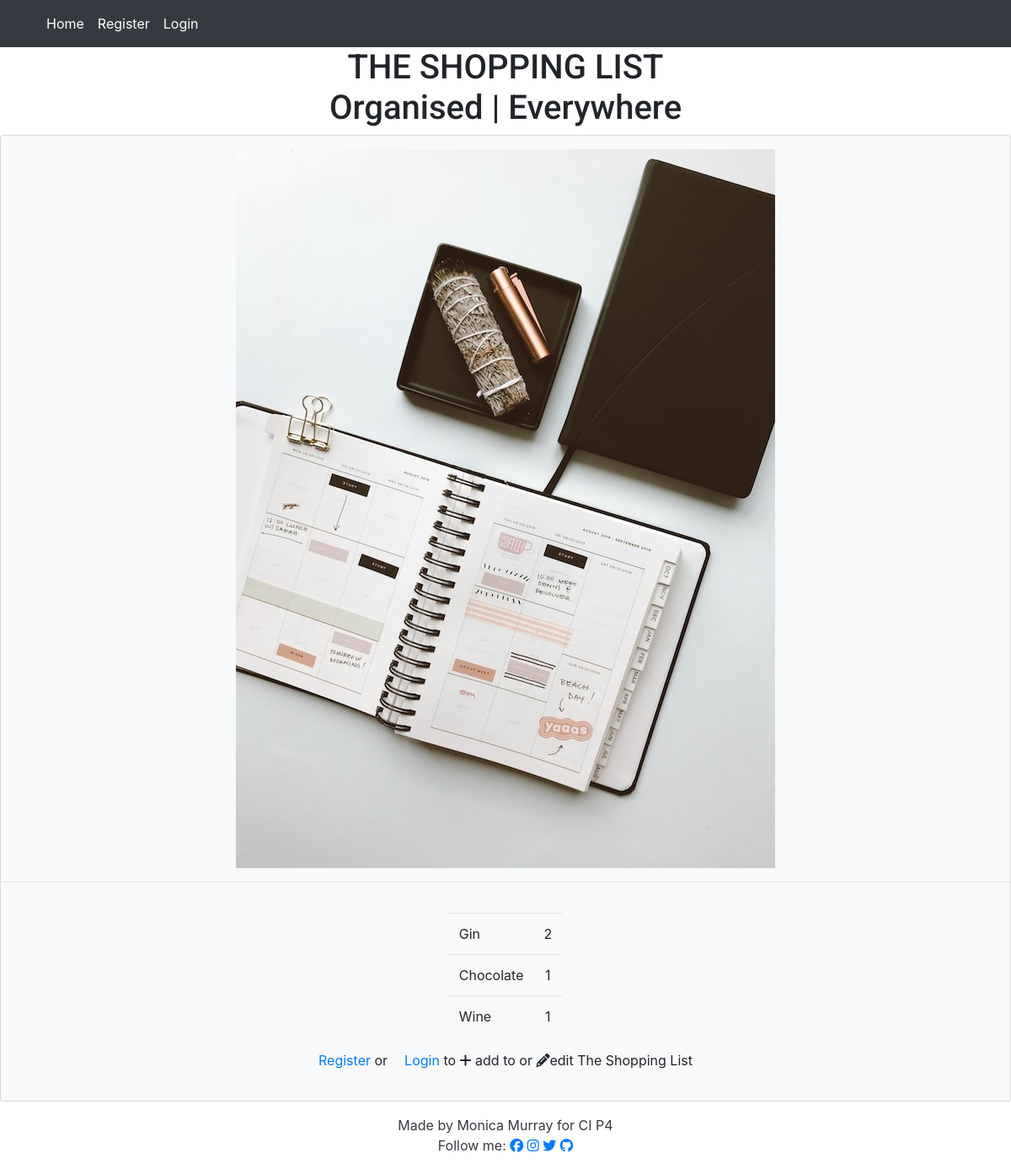
Before: / with the older database file.
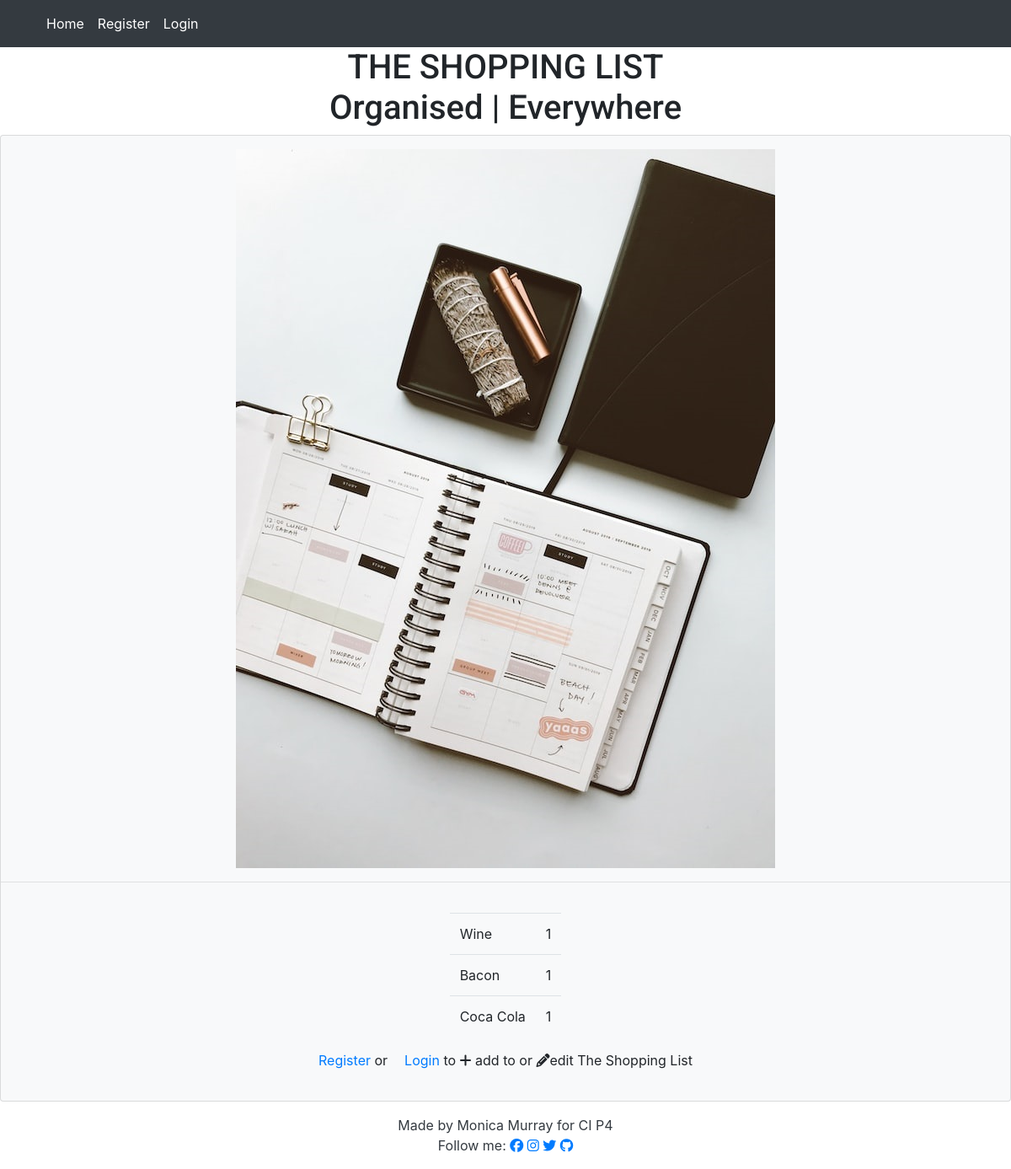
After: the same page with the newer database file.
### list/models.py (models this page shows, shortened)
class Entry(models.Model):
    item_name = models.CharField(
        max_length=60, null=False, blank=False, unique=True)
    quantity = models.IntegerField(
        choices=QUANTITY_CHOICES, default='1')
    star = models.BooleanField(default=False)
    user = models.ForeignKey(User, on_delete=models.CASCADE)
    category = models.CharField(
        max_length=20, choices=CATEGORY_CHOICES, default='Fresh')
    added_on = models.DateTimeField(auto_now_add=True)
    check_item_as_done = models.BooleanField(default=False)
    class Meta:
        ordering = ['-added_on', '-star',]

### list/views.py (the view)
# urls.py: path('', views.EntryList.as_view(), name='home'),
class EntryList(generic.ListView):
    model = Entry
    queryset = Entry.objects.all()
    template_name = 'index.html'
    paginate_by = 100
    def get_queryset(self, **kwargs):
        search = self.request.GET.get('query')
        if search:
            entries = self.model.objects.filter(
                Q(item_name__icontains=search)
            )
        else:
            entries = self.model.objects.all()
        return entries

### templates/index.html (shortened to what the changed rows need)
{% extends 'base.html' %} {% load static %} {% block content %}
<div class="card-body justify-content-center">
  <div class="row justify-content-center">
    {% if user.is_authenticated %}
    <div class="table-responsive-sm pt-5">
      <h1>{{user.username}}'s List</h1>
      <div style="height: 500px; overflow-y: scroll">
        <table class="table">
          <thead>
            <tr>
              <th scope="col"><i class="fa-solid fa-filter"></i></th>
              <th scope="col">
              </th>
              <th scope="col left-align">Items</th>
              <th scope="col">Quantity</th>
              <th scope="col"><i class="fa-solid fa-square-check"></i>Check</th>
              <th scope="col">Edit</th>
              <th scope="col">Delete</th>
            </tr>
          </thead>
          <tbody>
            {% for entry in entry_list %}
            <tr>
              {% if entry.star %}
              <td>
                <a href="{% url 'toggle_star' entry.id %}">
                  <i class="fa-solid fa-star" style="color: gold"></i>
                </a>
              </td>
              {% else %}
              <td>
                <a href="{% url 'toggle_star' entry.id %}">
                  <i class="fa-regular fa-star" style="color: gold"></i>
                </a>
              </td>
              {% endif %}
              {% if entry.check_item_as_done %}
              <th scope="row"></th>
              <td class="text-left text-capitalize">
                <strike> {{ entry.item_name }} </strike>
              </td>
              <td>{{entry.quantity}}</td>
              <td>
                <a href="{% url 'toggle_check' entry.id %}">
                  <i class="fa-solid fa-square-check"></i>
                </a>
              </td>
              <td></td>
              <td>
                <a href="{% url 'delete' entry.id %}"
                  ><i class="fa-solid fa-trash-can"></i> Delete</a
                >
              </td>
              {% else %}
              <th scope="row"></th>
              <td class="text-left text-capitalize">
                {{ entry.item_name }}
                <p
                  class="text-capitalize font-italic text-wrap"
                  style="width: 6rem"
                >
                  <a href="{% url 'note' entry.id %}"
                    ><i class="fa-regular fa-message"></i> </a
                  >{{entry.notes}}
                </p>
              </td>
              <td>{{entry.quantity}}</td>
              <td>
                <a href="{% url 'toggle_check' entry.id %}">
                  <i class="fa-regular fa-square"></i>
                   </a
                ><a href="#"></a>
              </td>
              <td>
                <a href="{% url 'edit' entry.id %}"
                  ><i class="fa-solid fa-pencil"></i> Edit</a
                >
              </td>
              <td>
                <a href="{% url 'delete' entry.id %}"
                  ><i class="fa-solid fa-trash-can"></i> Delete</a
                >
              </td>
              <!-- consider replacing the checkbox icon with bootstrap's
                            <div class="custom-control custom-checkbox">
                            <input type="checkbox" class="custom-control-input" id="customCheck1">
                            <label class="custom-control-label" for="customCheck1">Check this custom checkbox</label>
                            </div> -->
              {% endif %}
            </tr>
            {% empty %}
            <tr>
              The Shopping list is currently empty.
            </tr>
            {% endfor %}
          </tbody>
        </table>
      </div>
      <button type="button" class="btn btn-lg mb5">
        <a href="{% url 'add' %}">Add Item</a>
      </button>
    </div>
    {% else %}
    <div class="table-responsive-sm">
      <table class="table">
        {% for entry in entry_list|slice:':3' %}
        <tr>
          <td class="text-left text-capitalize">{{ entry.item_name }}</td>
          <td>{{entry.quantity}}</td>
        </tr>
        {% empty %}
        <tr>
          The Shopping list is currently empty.
        </tr>
        {% endfor %}
      </table>
    </div>
  </div>
  {% endif %}
</div>
{% endblock %}

Changed rows visible on the page:
removed Entry: item_name "Gin", quantity "2"
removed Entry: item_name "Chocolate", quantity "1"
now on this page (row unchanged): Entry: item_name "Bacon", quantity "1"
now on this page (row unchanged): Entry: item_name "Coca Cola", quantity "1"
